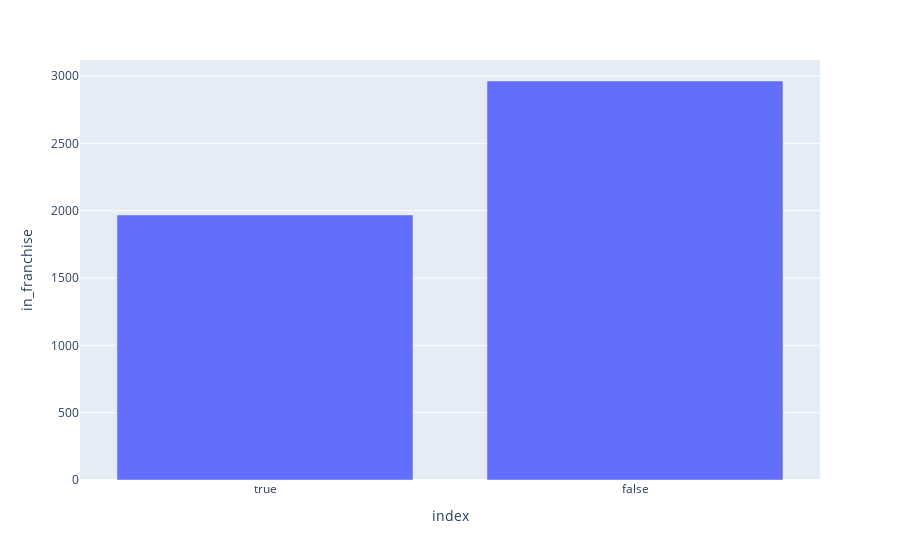

Notebook code for this chart:
### Code cell
plot_df = pd.DataFrame(df['in_franchise'].value_counts()).reset_index()
plot_df = plot_df.reindex(index=plot_df.index[::-1])

px.bar(plot_df, x='index', y='in_franchise')

### Figure 1 — Plotly figure (JSON) as saved in the notebook; plotly's stock layout.template omitted (floating-point values rounded to 4 significant figures)
{"data": [{"alignmentgroup": "True", "hovertemplate": "index=%{x}<br>in_franchise=%{y}<extra></extra>", "legendgroup": "", "marker": {"color": "#636efa", "pattern": {"shape": ""}}, "name": "", "offsetgroup": "", "orientation": "v", "showlegend": false, "textposition": "auto", "type": "bar", "x": [true, false], "xaxis": "x", "y": [1968, 2963], "yaxis": "y"}], "layout": {"barmode": "relative", "legend": {"tracegroupgap": 0}, "margin": {"t": 60}, "xaxis": {"anchor": "y", "domain": [0, 1], "title": {"text": "index"}}, "yaxis": {"anchor": "x", "domain": [0, 1], "title": {"text": "in_franchise"}}}}
